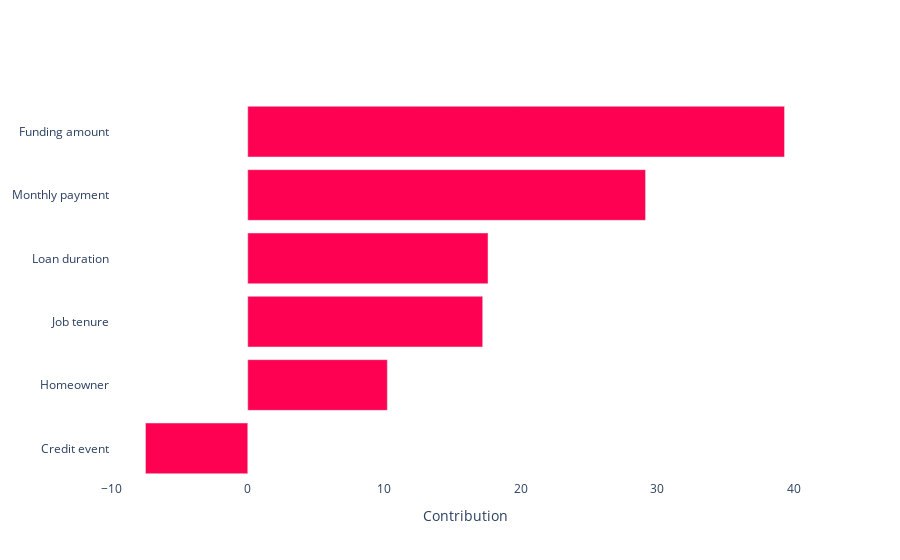

Notebook cell for this chart:
### Code cell
from src.part8 import xper_method

df2 = df.sample(500).drop(["ID", "Pred_default (y_hat)", "PD", "Group"], axis=1)
X_filtered = df2.drop("Default (y)", axis=1)
y_filtered = df2["Default (y)"]
 
X_train_filt, X_test_filt, y_train_filt, y_test_filt = train_test_split(X_filtered, y_filtered, test_size=0.15, random_state=42)

xper_method(model=cat_model, eval_metric="Accuracy", dataset=df2, target_col="Default (y)", X_train=X_train_filt, y_train=y_train_filt, X_test=X_test_filt, y_test=y_test_filt)

### Figure 1 — Plotly figure (JSON) as saved in the notebook; plotly's stock layout.template omitted (floating-point values rounded to 4 significant figures)
{"data": [{"marker": {"color": [39.33, 29.15, 17.6, 17.21, 10.22, -7.493], "colorscale": [[0, "rgb(255, 1, 82)"], [1, "rgb(255, 1, 82)"]]}, "orientation": "h", "type": "bar", "x": [39.33, 29.15, 17.6, 17.21, 10.22, -7.493], "y": ["Funding amount", "Monthly payment", "Loan duration", "Job tenure", "Homeowner", "Credit event"]}], "layout": {"plot_bgcolor": "white", "showlegend": false, "xaxis": {"title": {"text": "Contribution"}}, "yaxis": {"autorange": "reversed"}}}
